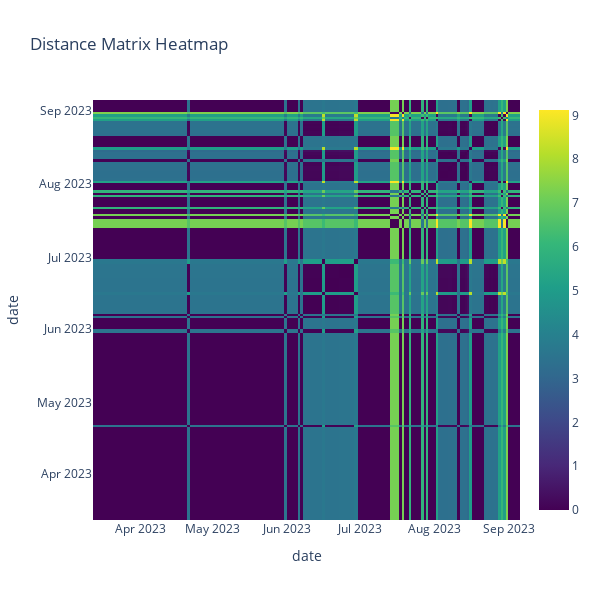

This figure's notebook cell:
### Markdown cell above
## Plot distance matrix for scaled features

### Code cell
# subplot 1: distance matrix of scaled feature
plot_dist_mat(df_train_feat_scaled, height=600, width=600)
# plot_dist_mat(df_train_feat)

### Figure 1 — Plotly figure (JSON) as saved in the notebook; plotly's stock layout.template omitted (floating-point values rounded to 4 significant figures; data arrays with more than 128 entries replaced by an {"elided": "..."} marker saying what was removed)
{"data": [{"colorscale": [[0, "#440154"], [0.1111, "#482878"], [0.2222, "#3e4989"], [0.3333, "#31688e"], [0.4444, "#26828e"], [0.5556, "#1f9e89"], [0.6667, "#35b779"], [0.7778, "#6ece58"], [0.8889, "#b5de2b"], [1, "#fde725"]], "type": "heatmap", "x": {"elided": "174 str values"}, "y": {"elided": "174 str values"}, "z": {"elided": "174x174 float values"}}], "layout": {"height": 600, "title": {"text": "Distance Matrix Heatmap"}, "width": 600, "xaxis": {"title": {"text": "date"}}, "yaxis": {"title": {"text": "date"}}}}
